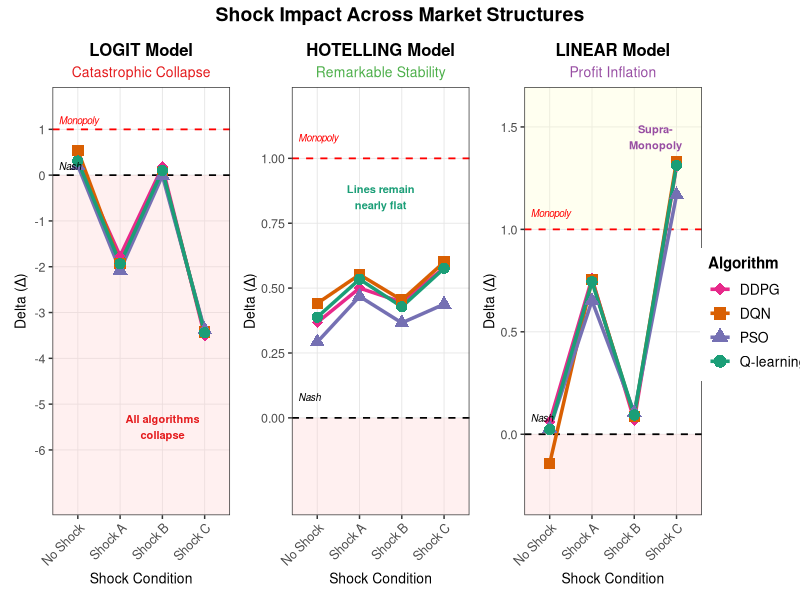
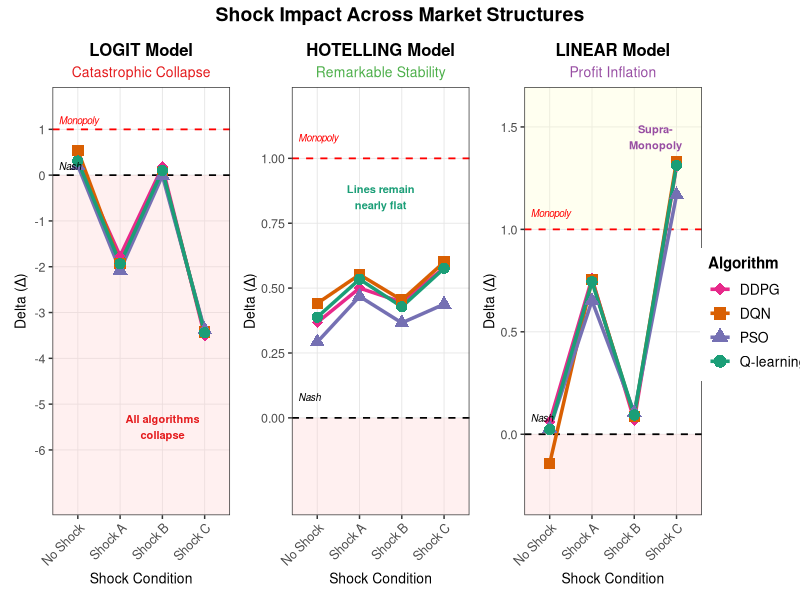

Reproduce these figures in R, in order.
# =============================================================================
# FIGURE 2: Shock Impact Across Market Structures
# =============================================================================
# Three panels side-by-side: LOGIT | HOTELLING | LINEAR
# Shows divergent responses to demand shocks across market structures
# With shared legend on the right
# =============================================================================

# Load required libraries
library(tidyverse)
library(ggplot2)
library(patchwork)
library(scales)
library(cowplot)

# Set seed for reproducibility
set.seed(42)

# =============================================================================
# DATA LOADING AND PREPARATION
# =============================================================================

# Read the data
data <- read.csv("all_tables.csv", stringsAsFactors = FALSE)

# Create long format for both agents
data_long <- data %>%
  pivot_longer(
    cols = c(Agent1_Delta, Agent2_Delta, Agent1_RPDI, Agent2_RPDI, 
             Agent1_Avg_Prices, Agent2_Avg_Prices),
    names_to = c("Agent", ".value"),
    names_pattern = "(Agent[12])_(.*)"
  ) %>%
  rename(Delta = Delta, RPDI = RPDI, Avg_Prices = Avg_Prices)

# Extract algorithm from Matchup
data_long <- data_long %>%
  mutate(
    Algorithm = case_when(
      Agent == "Agent1" ~ str_extract(Matchup, "^[A-Z]+"),
      Agent == "Agent2" ~ str_extract(Matchup, "vs ([A-Z]+)$", group = 1)
    ),
    Algorithm = case_when(
      Algorithm == "Q" ~ "Q-learning",
      Algorithm == "DQN" ~ "DQN",
      Algorithm == "PSO" ~ "PSO",
      Algorithm == "DDPG" ~ "DDPG",
      TRUE ~ Algorithm
    ),
    Shock_Condition = case_when(
      Shock == "0" ~ "No Shock",
      Shock == "A" ~ "Shock A",
      Shock == "B" ~ "Shock B",
      Shock == "C" ~ "Shock C"
    ),
    Shock_Condition = factor(Shock_Condition, 
                              levels = c("No Shock", "Shock A", "Shock B", "Shock C")),
    Model = factor(Model, levels = c("LOGIT", "HOTELLING", "LINEAR"))
  )

# Remove extreme outliers
data_clean <- data_long %>%
  filter(Delta > -8 & Delta < 3)

# =============================================================================
# DEFINE COMMON AESTHETICS
# =============================================================================

# Color palette for algorithms (consistent with your style)
algo_colors <- c("Q-learning" = "#1B9E77",
                 "DQN" = "#D95F02",
                 "PSO" = "#7570B3", 
                 "DDPG" = "#E7298A")

# Shape palette for algorithms
algo_shapes <- c("Q-learning" = 16,  # Circle (filled)
                 "DQN" = 15,          # Square (filled)
                 "PSO" = 17,          # Triangle (filled)
                 "DDPG" = 18)         # Diamond (filled)

# Common theme for publication quality
theme_publication <- theme_bw(base_size = 11) +
  theme(
    plot.title = element_text(size = 12, face = "bold", hjust = 0.5),
    axis.title = element_text(size = 10),
    axis.text = element_text(size = 9),
    legend.title = element_text(size = 10, face = "bold"),
    legend.text = element_text(size = 9),
    panel.grid.minor = element_blank(),
    panel.grid.major = element_line(color = "gray90", linewidth = 0.3),
    plot.margin = margin(5, 5, 5, 5)
  )

# =============================================================================
# PANEL 1: LOGIT - Shock Impact
# =============================================================================

logit_shock <- data_clean %>% 
  filter(Model == "LOGIT") %>%
  group_by(Algorithm, Shock_Condition) %>%
  summarise(
    Mean_Delta = mean(Delta, na.rm = TRUE),
    .groups = "drop"
  )

p1_logit <- ggplot(logit_shock, 
                   aes(x = Shock_Condition, y = Mean_Delta, 
                       color = Algorithm, group = Algorithm)) +
  # Shaded region for sub-Nash performance
  annotate("rect", xmin = -Inf, xmax = Inf, ymin = -Inf, ymax = 0,
           fill = "#FFCCCC", alpha = 0.3) +
  # Reference lines
  geom_hline(yintercept = 0, linetype = "dashed", color = "black", linewidth = 0.6) +
  geom_hline(yintercept = 1, linetype = "dashed", color = "red", linewidth = 0.6) +
  # Lines and points
  geom_line(linewidth = 1.2) +
  geom_point(aes(shape = Algorithm), size = 3.5) +
  # Scales
  scale_color_manual(values = algo_colors) +
  scale_shape_manual(values = algo_shapes) +
  scale_y_continuous(limits = c(-7, 1.5), breaks = seq(-6, 1, by = 1)) +
  # Labels
  labs(
    title = "LOGIT Model",
    subtitle = "Catastrophic Collapse",
    x = "Shock Condition",
    y = "Delta (Δ)"
  ) +
  # Annotations
  annotate("text", x = 0.55, y = 0.2, label = "Nash", 
           size = 2.5, color = "black", hjust = 0, fontface = "italic") +
  annotate("text", x = 0.55, y = 1.2, label = "Monopoly", 
           size = 2.5, color = "red", hjust = 0, fontface = "italic") +
  annotate("text", x = 3, y = -5.5, label = "All algorithms\ncollapse", 
           size = 2.8, color = "#E41A1C", fontface = "bold") +
  # Theme
  theme_publication +
  theme(
    legend.position = "none",
    axis.text.x = element_text(angle = 45, hjust = 1),
    plot.subtitle = element_text(size = 10, hjust = 0.5, color = "#E41A1C")
  )

# =============================================================================
# PANEL 2: HOTELLING - Shock Impact
# =============================================================================

hotelling_shock <- data_clean %>% 
  filter(Model == "HOTELLING") %>%
  group_by(Algorithm, Shock_Condition) %>%
  summarise(
    Mean_Delta = mean(Delta, na.rm = TRUE),
    .groups = "drop"
  )

p2_hotelling <- ggplot(hotelling_shock, 
                       aes(x = Shock_Condition, y = Mean_Delta, 
                           color = Algorithm, group = Algorithm)) +
  # Shaded region for sub-Nash performance
  annotate("rect", xmin = -Inf, xmax = Inf, ymin = -Inf, ymax = 0,
           fill = "#FFCCCC", alpha = 0.3) +
  # Reference lines
  geom_hline(yintercept = 0, linetype = "dashed", color = "black", linewidth = 0.6) +
  geom_hline(yintercept = 1, linetype = "dashed", color = "red", linewidth = 0.6) +
  # Lines and points
  geom_line(linewidth = 1.2) +
  geom_point(aes(shape = Algorithm), size = 3.5) +
  # Scales
  scale_color_manual(values = algo_colors) +
  scale_shape_manual(values = algo_shapes) +
  scale_y_continuous(limits = c(-0.3, 1.2), breaks = seq(0, 1, by = 0.25)) +
  # Labels
  labs(
    title = "HOTELLING Model",
    subtitle = "Remarkable Stability",
    x = "Shock Condition",
    y = "Delta (Δ)"
  ) +
  # Annotations
  annotate("text", x = 0.55, y = 0.08, label = "Nash", 
           size = 2.5, color = "black", hjust = 0, fontface = "italic") +
  annotate("text", x = 0.55, y = 1.08, label = "Monopoly", 
           size = 2.5, color = "red", hjust = 0, fontface = "italic") +
  annotate("text", x = 2.5, y = 0.85, label = "Lines remain\nnearly flat", 
           size = 2.8, color = "#1B9E77", fontface = "bold") +
  # Theme
  theme_publication +
  theme(
    legend.position = "none",
    axis.text.x = element_text(angle = 45, hjust = 1),
    plot.subtitle = element_text(size = 10, hjust = 0.5, color = "#4DAF4A")
  )

# =============================================================================
# PANEL 3: LINEAR - Shock Impact
# =============================================================================

linear_shock <- data_clean %>% 
  filter(Model == "LINEAR") %>%
  group_by(Algorithm, Shock_Condition) %>%
  summarise(
    Mean_Delta = mean(Delta, na.rm = TRUE),
    .groups = "drop"
  )

p3_linear <- ggplot(linear_shock, 
                    aes(x = Shock_Condition, y = Mean_Delta, 
                        color = Algorithm, group = Algorithm)) +
  # Shaded regions
  annotate("rect", xmin = -Inf, xmax = Inf, ymin = -Inf, ymax = 0,
           fill = "#FFCCCC", alpha = 0.3) +
  annotate("rect", xmin = -Inf, xmax = Inf, ymin = 1, ymax = Inf,
           fill = "#FFFFCC", alpha = 0.3) +
  # Reference lines
  geom_hline(yintercept = 0, linetype = "dashed", color = "black", linewidth = 0.6) +
  geom_hline(yintercept = 1, linetype = "dashed", color = "red", linewidth = 0.6) +
  # Lines and points
  geom_line(linewidth = 1.2) +
  geom_point(aes(shape = Algorithm), size = 3.5) +
  # Scales
  scale_color_manual(values = algo_colors) +
  scale_shape_manual(values = algo_shapes) +
  scale_y_continuous(limits = c(-0.3, 1.6), breaks = seq(0, 1.5, by = 0.5)) +
  # Labels
  labs(
    title = "LINEAR Model",
    subtitle = "Profit Inflation",
    x = "Shock Condition",
    y = "Delta (Δ)"
  ) +
  # Annotations
  annotate("text", x = 0.55, y = 0.08, label = "Nash", 
           size = 2.5, color = "black", hjust = 0, fontface = "italic") +
  annotate("text", x = 0.55, y = 1.08, label = "Monopoly", 
           size = 2.5, color = "red", hjust = 0, fontface = "italic") +
  annotate("text", x = 3.5, y = 1.45, label = "Supra-\nMonopoly", 
           size = 2.8, color = "#984EA3", fontface = "bold") +
  # Theme
  theme_publication +
  theme(
    legend.position = "none",
    axis.text.x = element_text(angle = 45, hjust = 1),
    plot.subtitle = element_text(size = 10, hjust = 0.5, color = "#984EA3")
  )

# =============================================================================
# CREATE SHARED LEGEND
# =============================================================================

# Create a dummy plot for extracting legend
p_legend <- ggplot(data_clean, aes(x = Shock_Condition, y = Delta)) +
  geom_line(aes(color = Algorithm, group = Algorithm), linewidth = 1.2) +
  geom_point(aes(color = Algorithm, shape = Algorithm), size = 4) +
  scale_color_manual(values = algo_colors, name = "Algorithm") +
  scale_shape_manual(values = algo_shapes, name = "Algorithm") +
  guides(
    color = guide_legend(title.position = "top"),
    shape = guide_legend(title.position = "top")
  ) +
  theme_publication +
  theme(
    legend.box = "vertical",
    legend.spacing.y = unit(0.3, "cm"),
    legend.title = element_text(size = 11, face = "bold"),
    legend.text = element_text(size = 10)
  )

# Extract legend
legend_grob <- get_legend(p_legend)

# =============================================================================
# COMBINE ALL PANELS WITH SHARED LEGEND
# =============================================================================

# Combine the three plots
combined_plots <- p1_logit + p2_hotelling + p3_linear +
  plot_layout(ncol = 3, widths = c(1, 1, 1))

# Final assembly with legend on the right
final_figure <- plot_grid(
  combined_plots,
  legend_grob,
  ncol = 2,
  rel_widths = c(3, 0.35)
)

# Add overall title
title <- ggdraw() + 
  draw_label(
    "Shock Impact Across Market Structures",
    fontface = 'bold',
    size = 14,
    x = 0.5,
    hjust = 0.5
  )

# Final plot with title
final_plot <- plot_grid(
  title,
  final_figure,
  ncol = 1,
  rel_heights = c(0.05, 1)
)

# =============================================================================
# SAVE THE FIGURE
# =============================================================================

# Save as high-resolution PNG
ggsave("./figures/Figure2_Shock_Impact_AllMarkets.png", 
       plot = final_plot,
       width = 14, 
       height = 5,
       dpi = 600,
       bg = "white")

# Save as PDF (vector format for publication)
ggsave("./figures/Figure2_Shock_Impact_AllMarkets.pdf", 
       plot = final_plot,
       width = 14, 
       height = 5,
       device = cairo_pdf)

# Display message
cat("Figure 2: Shock Impact Across Market Structures saved successfully!\n")
cat("Files created: Figure2_Shock_Impact_AllMarkets.png, Figure2_Shock_Impact_AllMarkets.pdf\n")
